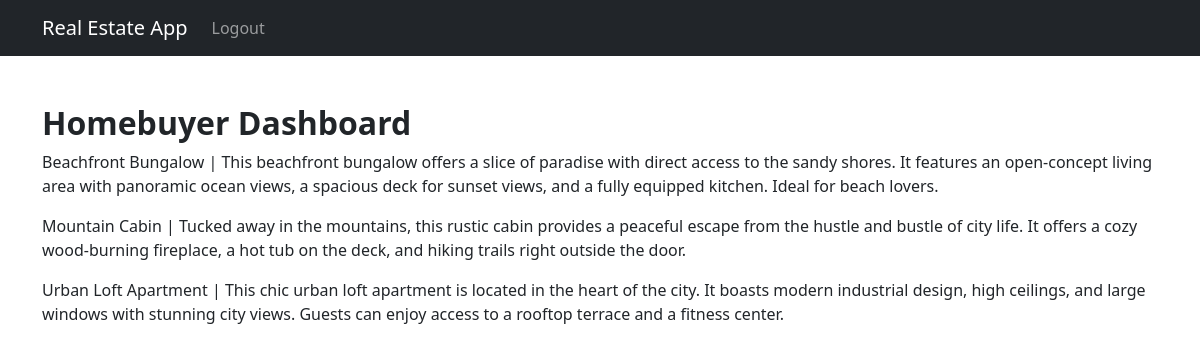
/ (signed in), run on the app's committed database.
### realestate/apps/core/models.py (models this page shows, shortened)
class BaseModel(models.Model):
    id = models.UUIDField(primary_key=True, default=uuid.uuid4, editable=False)
    class Meta:
        abstract = True

class ValidateCategoryCoupleMixin(object):
    def _validate_categories_and_couples(self):
        if not self.pk:
            return
        category_couple_ids = set(self.categories.values_list("couple", flat=True))
        if category_couple_ids:
            if (
                len(category_couple_ids) > 1
                or self.couple_id not in category_couple_ids
            ):
                raise ValidationError("Invalid categories for this couple.")
        return

class House(BaseModel, ValidateCategoryCoupleMixin):
    _NICKNAME_MIN_LENGTH = 1
    nickname = models.CharField(max_length=128, verbose_name="Nickname")
    address = models.TextField(blank=True, verbose_name="Address")
    couple = models.ForeignKey(
        "core.Couple", verbose_name="Couple", on_delete=models.CASCADE
    )
    categories = models.ManyToManyField(
        "core.Category", through="core.Grade", verbose_name="Categories"
    )
    def __str__(self):
        return self.nickname
    class Meta:
        ordering = ["nickname"]
        unique_together = (("nickname", "couple"),)
        verbose_name = "House"
        verbose_name_plural = "Houses"

### realestate/apps/core/views.py (the view)
# urls.py: path("", CoreViews.HomeView.as_view(), name="home"),
class HomeView(BaseView):
    def get(self, request, *args, **kwargs):
        if Realtor.objects.filter(user=request.user).exists():
            return render(request, "core/realtorHome.html")
        couple = Couple.objects.filter(homebuyer__user=request.user).first()
        house = House.objects.filter(couple=couple)
        return render(
            request, "core/homebuyerHome.html", {"couple": couple, "house": house}
        )

### realestate/apps/appauth/models.py (called while the page is built)
    @property
    def user_type(self):
        has_homebuyer = hasattr(self, "homebuyer")
        has_realtor = hasattr(self, "realtor")
        if has_homebuyer:
            if has_realtor:
                raise IntegrityError(
                    f"User {str(self)} is registered as both a Homebuyer and a Realtor, which is not valid."
                )
            return "Homebuyer"
        elif has_realtor:
            return "Realtor"
        return None

### realestate/apps/core/views.py (called while the page is built)
    @method_decorator(login_required)
    def dispatch(self, request, *args, **kwargs):
        if request.user.user_type in self._USER_TYPES_ALLOWED:
            return super().dispatch(request, *args, **kwargs)
        raise PermissionDenied

### realestate/templates/core/homebuyerHome.html (shortened to what this page needs)
{% extends "base.html" %}
{% load django_bootstrap5 %}
{% block body %}
    <div class="mt-5">
        <h2><strong>Homebuyer Dashboard</strong></h2>
        {% for home in house %}
            <p>{{home}} | {{home.address}}</p>
        {% endfor %}
    </div>
{% endblock %}

### realestate/templates/base.html (shortened to what this page needs)
<!DOCTYPE html>
{% load django_bootstrap5 %}
{% load static %}
<head>
    {% bootstrap_css %}
</head>
<body>
    <nav class="navbar navbar-expand-lg navbar-dark bg-dark">
        <div class="container container-fluid">
            <a class="navbar-brand" href={% url "home" %}>Real Estate App</a>
            <div class="collapse navbar-collapse" id="navbarSupportedContent">
                <ul class="navbar-nav me-auto mb-2 mb-lg-0">
                    {% if user.is_authenticated %}
                        <li class="nav-item">
                            <a class="nav-link" aria-current="page" href={% url 'logout' %}>Logout</a>
                        </li>
                    {% else %}
                        <li class="nav-item">
                            <a class="nav-link" aria-current="page" href={% url 'login' %}>Log In</a>
                        </li>
                    {% endif %}
                </ul>
            </div>
        </div>
    </nav>
    <div class="container">
        {% block body %}
        {% endblock %}
    </div>
</body>
</html>

### data on the page
House: nickname "Beachfront Bungalow", address "This beachfront bungalow offers a slice of paradise with direct access to the sandy shores. It features an open-concept living area with panoramic ocean views, a spacious deck for sunset views, and a fully equipped kitchen. Ideal for beach lovers."
House: nickname "Mountain Cabin", address "Tucked away in the mountains, this rustic cabin provides a peaceful escape from the hustle and bustle of city life. It offers a cozy wood-burning fireplace, a hot tub on the deck, and hiking trails right outside the door."
House: nickname "Urban Loft Apartment", address "This chic urban loft apartment is located in the heart of the city. It boasts modern industrial design, high ceilings, and large windows with stunning city views. Guests can enjoy access to a rooftop terrace and a fitness center."
